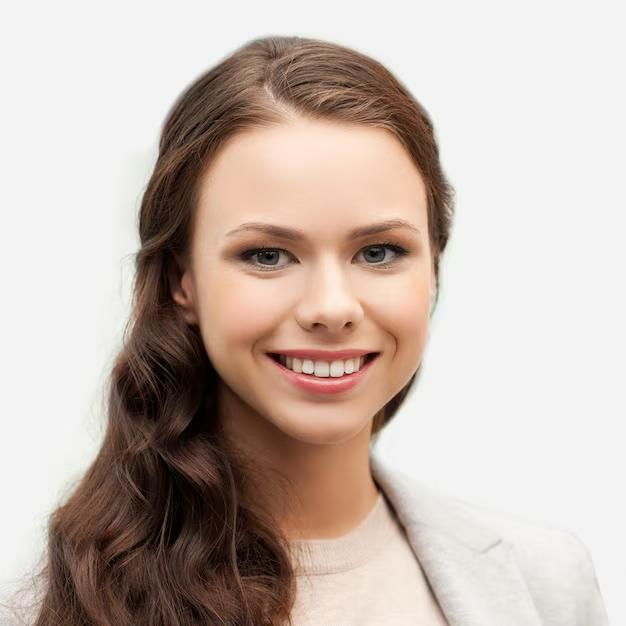
#> input picture data/faces_teste/pessoa.jpg, 626 x 626 px
$ python ex2-4.py --imagem ../../data/faces_teste/pessoa.jpg
#> lines starting #> are read from the running program, lines starting #| are printed output that depends on the picture; after the words box and inside, x2 and y2 are one past the last pixel; in counts of white or black regions, pixels touching at a corner belong together
from __future__ import annotations

import argparse
from pathlib import Path

import cv2
import numpy as np


def main() -> None:
    parser = argparse.ArgumentParser()
    parser.add_argument("--imagem", default="dados/gerados/cena.png")
    args = parser.parse_args()

    imagem = cv2.imread(args.imagem)
#> imagem is the input picture: shape (626, 626, 3); mean B, G, R 174.6, 182.8, 197.7
    if imagem is None:
        raise FileNotFoundError(args.imagem)
    cinza = cv2.cvtColor(imagem, cv2.COLOR_BGR2GRAY)
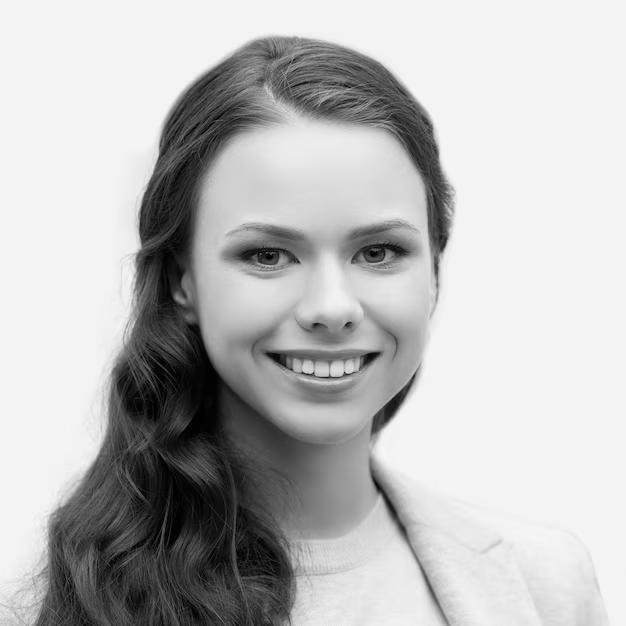
#> cinza: shape (626, 626); min 0, max 250, mean 186.3
    suavizada = cv2.GaussianBlur(cinza, (5, 5), 0)

    _, global_ = cv2.threshold(suavizada, 127, 255, cv2.THRESH_BINARY)
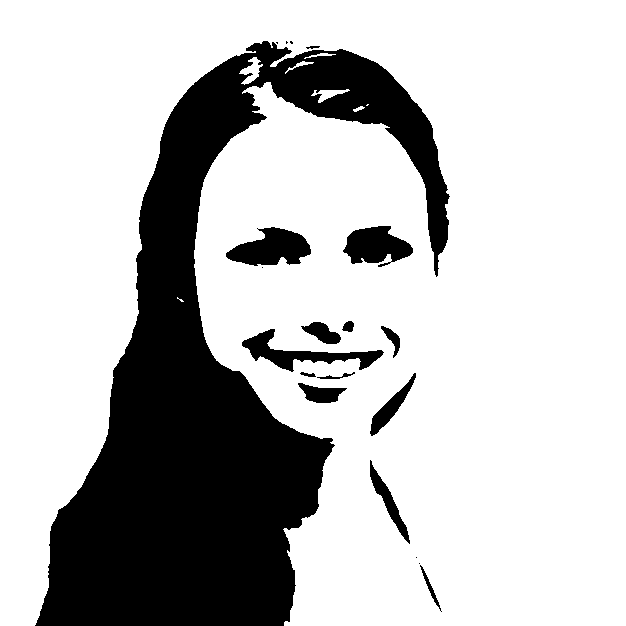
#> global_: shape (626, 626); 75.3% white; 20 black regions (6 under 20 px), largest, box (x1, y1, x2, y2) and area: (35, 41, 450, 626) 87897, (226, 227, 311, 266) 2097, (343, 226, 413, 267) 1849
    limiar_otsu, otsu = cv2.threshold(
        suavizada, 0, 255, cv2.THRESH_BINARY + cv2.THRESH_OTSU
    )
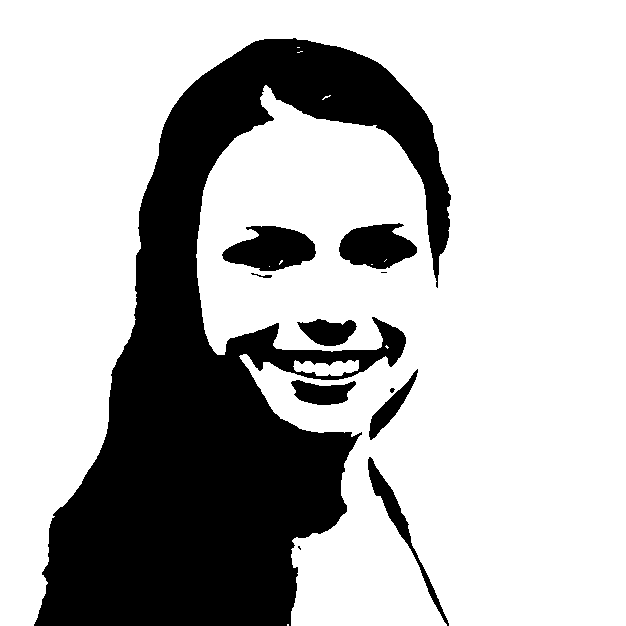
#> otsu: shape (626, 626); 72% white; 11 black regions (3 under 20 px), largest, box (x1, y1, x2, y2) and area: (34, 38, 451, 626) 99697, (222, 226, 316, 271) 2845, (339, 223, 417, 269) 2487
#> limiar_otsu = 151
    adaptativa = cv2.adaptiveThreshold(
        suavizada,
        255,
        cv2.ADAPTIVE_THRESH_GAUSSIAN_C,
        cv2.THRESH_BINARY,
        31,
        5,
    )
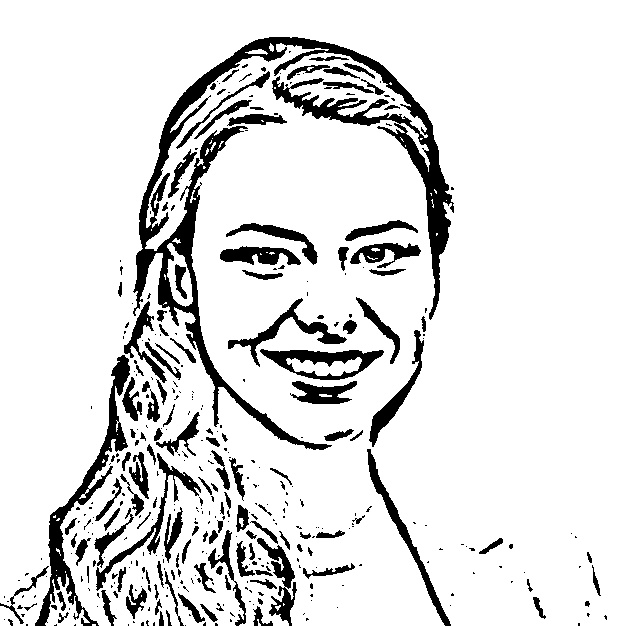
#> adaptativa: shape (626, 626); 87.7% white; 394 black regions (259 under 20 px), largest, box (x1, y1, x2, y2) and area: (133, 37, 454, 450) 15968, (35, 355, 130, 626) 3750, (260, 349, 384, 380) 1619

    mosaico = np.hstack([cinza, global_, otsu, adaptativa])
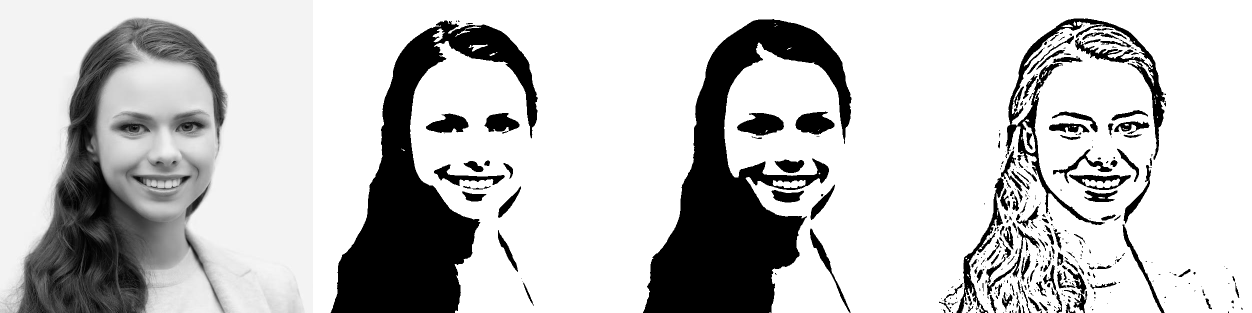
#> mosaico: shape (626, 2504) (shown at 1/2 size); min 0, max 255, mean 196.4
    Path("dados/gerados").mkdir(parents=True, exist_ok=True)
    cv2.imwrite("dados/gerados/comparacao_limiares.png", mosaico)
    print(f"Limiar escolhido automaticamente por Otsu: {limiar_otsu:.1f}")
#| Limiar escolhido automaticamente por Otsu: 151.0
    print("Ordem: cinza | global 127 | Otsu | adaptativa")
    cv2.imshow("Comparação de limiarização", mosaico)
    cv2.waitKey(0)
    cv2.destroyAllWindows()


if __name__ == "__main__":
    main()
